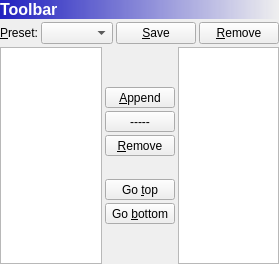
       <widget class="QWidget" name="toolbarPage">
        <layout class="QVBoxLayout" name="verticalLayout_10">
         <property name="spacing">
          <number>3</number>
         </property>
         <property name="margin">
          <number>0</number>
         </property>
         <item>
          <widget class="QLabel" name="toolbarPageTitle">
           <property name="font">
            <font>
             <pointsize>12</pointsize>
             <weight>75</weight>
             <bold>true</bold>
            </font>
           </property>
           <property name="styleSheet">
            <string notr="true">background-color: qlineargradient(spread:pad, x1:0, y1:0, x2:1, y2:0, stop:0 rgba(32, 32, 192, 255), stop:1 rgba(255, 255, 255, 0));
color: rgb(255, 255, 255);</string>
           </property>
           <property name="text">
            <string>Toolbar</string>
           </property>
           <property name="margin">
            <number>3</number>
           </property>
          </widget>
         </item>
         <item>
          <layout class="QHBoxLayout" name="horizontalLayout_8">
           <property name="spacing">
            <number>3</number>
           </property>
           <item>
            <widget class="QLabel" name="toolbarPresetLabel">
             <property name="sizePolicy">
              <sizepolicy hsizetype="Maximum" vsizetype="Preferred">
               <horstretch>0</horstretch>
               <verstretch>0</verstretch>
              </sizepolicy>
             </property>
             <property name="text">
              <string>&amp;Preset:</string>
             </property>
             <property name="buddy">
              <cstring>toolbarPresetList</cstring>
             </property>
            </widget>
           </item>
           <item>
            <widget class="QComboBox" name="toolbarPresetList"/>
           </item>
           <item>
            <widget class="QPushButton" name="toolbarPresetSave">
             <property name="sizePolicy">
              <sizepolicy hsizetype="Maximum" vsizetype="Fixed">
               <horstretch>0</horstretch>
               <verstretch>0</verstretch>
              </sizepolicy>
             </property>
             <property name="text">
              <string>&amp;Save</string>
             </property>
            </widget>
           </item>
           <item>
            <widget class="QPushButton" name="toolbarPresetRemove">
             <property name="sizePolicy">
              <sizepolicy hsizetype="Maximum" vsizetype="Fixed">
               <horstretch>0</horstretch>
               <verstretch>0</verstretch>
              </sizepolicy>
             </property>
             <property name="text">
              <string>&amp;Remove</string>
             </property>
            </widget>
           </item>
          </layout>
         </item>
         <item>
          <layout class="QHBoxLayout" name="horizontalLayout_9" stretch="5,1,5">
           <property name="spacing">
            <number>3</number>
           </property>
           <property name="sizeConstraint">
            <enum>QLayout::SetDefaultConstraint</enum>
           </property>
           <item>
            <widget class="QListWidget" name="toolbarPartsList">
             <property name="sizePolicy">
              <sizepolicy hsizetype="Ignored" vsizetype="Expanding">
               <horstretch>0</horstretch>
               <verstretch>0</verstretch>
              </sizepolicy>
             </property>
            </widget>
           </item>
           <item>
            <layout class="QVBoxLayout" name="verticalLayout_12">
             <property name="spacing">
              <number>3</number>
             </property>
             <property name="sizeConstraint">
              <enum>QLayout::SetFixedSize</enum>
             </property>
             <item>
              <spacer name="verticalSpacer_7">
               <property name="orientation">
                <enum>Qt::Vertical</enum>
               </property>
               <property name="sizeHint" stdset="0">
                <size>
                 <width>20</width>
                 <height>40</height>
                </size>
               </property>
              </spacer>
             </item>
             <item>
              <widget class="QToolButton" name="toolbarAppend">
               <property name="sizePolicy">
                <sizepolicy hsizetype="Minimum" vsizetype="Fixed">
                 <horstretch>0</horstretch>
                 <verstretch>0</verstretch>
                </sizepolicy>
               </property>
               <property name="text">
                <string>&amp;Append</string>
               </property>
               <property name="icon">
                <iconset resource="hspide.qrc">
                 <normaloff>:/images/tango/middle/go-next.png</normaloff>:/images/tango/middle/go-next.png</iconset>
               </property>
               <property name="iconSize">
                <size>
                 <width>24</width>
                 <height>24</height>
                </size>
               </property>
               <property name="toolButtonStyle">
                <enum>Qt::ToolButtonTextUnderIcon</enum>
               </property>
              </widget>
             </item>
             <item>
              <widget class="QToolButton" name="toolbarSeparator">
               <property name="sizePolicy">
                <sizepolicy hsizetype="Minimum" vsizetype="Fixed">
                 <horstretch>0</horstretch>
                 <verstretch>0</verstretch>
                </sizepolicy>
               </property>
               <property name="text">
                <string>-----</string>
               </property>
               <property name="icon">
                <iconset resource="hspide.qrc">
                 <normaloff>:/images/tango/middle/list-add.png</normaloff>:/images/tango/middle/list-add.png</iconset>
               </property>
               <property name="iconSize">
                <size>
                 <width>24</width>
                 <height>24</height>
                </size>
               </property>
               <property name="toolButtonStyle">
                <enum>Qt::ToolButtonTextUnderIcon</enum>
               </property>
              </widget>
             </item>
             <item>
              <widget class="QToolButton" name="toolbarRemove">
               <property name="sizePolicy">
                <sizepolicy hsizetype="Minimum" vsizetype="Fixed">
                 <horstretch>0</horstretch>
                 <verstretch>0</verstretch>
                </sizepolicy>
               </property>
               <property name="text">
                <string>&amp;Remove</string>
               </property>
               <property name="icon">
                <iconset resource="hspide.qrc">
                 <normaloff>:/images/tango/middle/go-previous.png</normaloff>:/images/tango/middle/go-previous.png</iconset>
               </property>
               <property name="iconSize">
                <size>
                 <width>24</width>
                 <height>24</height>
                </size>
               </property>
               <property name="toolButtonStyle">
                <enum>Qt::ToolButtonTextUnderIcon</enum>
               </property>
              </widget>
             </item>
             <item>
              <spacer name="verticalSpacer_5">
               <property name="orientation">
                <enum>Qt::Vertical</enum>
               </property>
               <property name="sizeType">
                <enum>QSizePolicy::Fixed</enum>
               </property>
               <property name="sizeHint" stdset="0">
                <size>
                 <width>20</width>
                 <height>20</height>
                </size>
               </property>
              </spacer>
             </item>
             <item>
              <widget class="QToolButton" name="toolbarGoTop">
               <property name="sizePolicy">
                <sizepolicy hsizetype="Minimum" vsizetype="Fixed">
                 <horstretch>0</horstretch>
                 <verstretch>0</verstretch>
                </sizepolicy>
               </property>
               <property name="text">
                <string>Go &amp;top</string>
               </property>
               <property name="icon">
                <iconset resource="hspide.qrc">
                 <normaloff>:/images/tango/middle/go-top.png</normaloff>:/images/tango/middle/go-top.png</iconset>
               </property>
               <property name="iconSize">
                <size>
                 <width>24</width>
                 <height>24</height>
                </size>
               </property>
               <property name="toolButtonStyle">
                <enum>Qt::ToolButtonTextUnderIcon</enum>
               </property>
              </widget>
             </item>
             <item>
              <widget class="QToolButton" name="toolbarGoButton">
               <property name="sizePolicy">
                <sizepolicy hsizetype="Minimum" vsizetype="Fixed">
                 <horstretch>0</horstretch>
                 <verstretch>0</verstretch>
                </sizepolicy>
               </property>
               <property name="text">
                <string>Go &amp;bottom</string>
               </property>
               <property name="icon">
                <iconset resource="hspide.qrc">
                 <normaloff>:/images/tango/middle/go-bottom.png</normaloff>:/images/tango/middle/go-bottom.png</iconset>
               </property>
               <property name="iconSize">
                <size>
                 <width>24</width>
                 <height>24</height>
                </size>
               </property>
               <property name="toolButtonStyle">
                <enum>Qt::ToolButtonTextUnderIcon</enum>
               </property>
              </widget>
             </item>
             <item>
              <spacer name="verticalSpacer_6">
               <property name="orientation">
                <enum>Qt::Vertical</enum>
               </property>
               <property name="sizeHint" stdset="0">
                <size>
                 <width>20</width>
                 <height>40</height>
                </size>
               </property>
              </spacer>
             </item>
            </layout>
           </item>
           <item>
            <widget class="QListWidget" name="toolbarCurrentList">
             <property name="sizePolicy">
              <sizepolicy hsizetype="Ignored" vsizetype="Expanding">
               <horstretch>0</horstretch>
               <verstretch>0</verstretch>
              </sizepolicy>
             </property>
            </widget>
           </item>
          </layout>
         </item>
        </layout>
       </widget>
